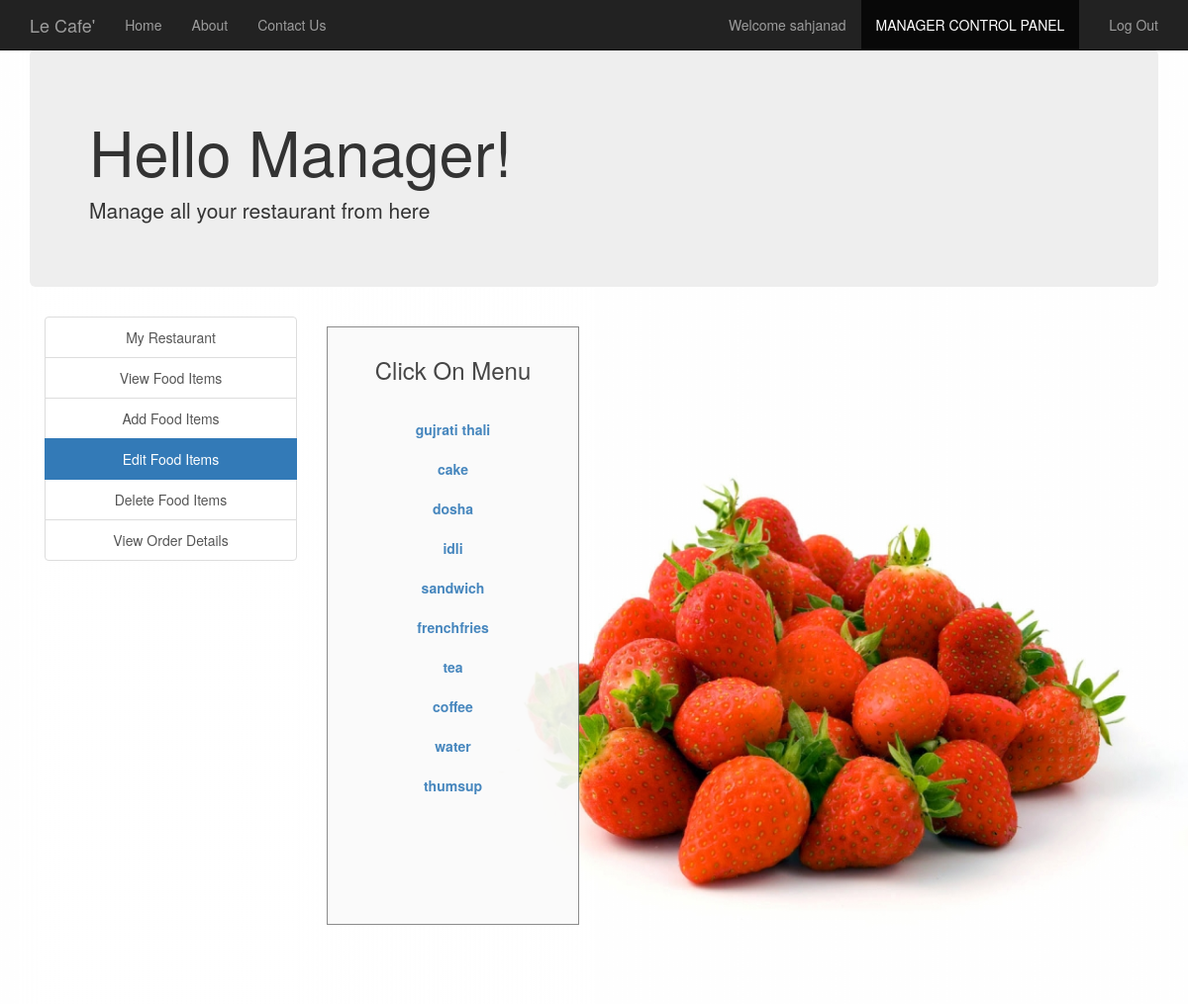
The page /edit_food_items.php (signed in) on the database its author committed.
### tables this page shows
CREATE TABLE IF NOT EXISTS `manager` (
  `username` varchar(30) NOT NULL,
  `fullname` varchar(30) NOT NULL,
  `email` varchar(30) NOT NULL,
  `contact` varchar(30) NOT NULL,
  `address` varchar(50) NOT NULL,
  `password` varchar(30) NOT NULL,
  PRIMARY KEY (`username`)
);

CREATE TABLE IF NOT EXISTS `food` (
  `F_ID` int(30) NOT NULL AUTO_INCREMENT,
  `name` varchar(30) NOT NULL,
  `price` int(30) NOT NULL,
  `description` varchar(200) NOT NULL,
  `R_ID` int(30) NOT NULL,
  `images_path` varchar(200) NOT NULL,
  `options` varchar(10) NOT NULL DEFAULT 'ENABLE',
  PRIMARY KEY (`F_ID`,`R_ID`),
  KEY `R_ID` (`R_ID`)
);

### session_m.php (called while the page is built, shortened)
<?php
$conn = Connect();
$user_check=$_SESSION['login_user1'];
$query = "SELECT username FROM MANAGER WHERE username = '$user_check'";
$ses_sql = mysqli_query($conn, $query);
$row = mysqli_fetch_assoc($ses_sql);
$login_session =$row['username'];
?>

### edit_food_items.php (the view, shortened to what this page needs)
<?php
include('session_m.php');
?>
<!DOCTYPE html>
<html>
  <head>
  </head>
  <link rel="stylesheet" type = "text/css" href ="css/edit_food_items.css">
  <link rel="stylesheet" type = "text/css" href ="css/bootstrap.min.css">
  <body>
    <nav class="navbar navbar-inverse navbar-fixed-top navigation-clean-search" role="navigation">
      <div class="container">
        <div class="navbar-header">
          <a class="navbar-brand" href="index.php">Le Cafe'</a>
        </div>
        <div class="collapse navbar-collapse " id="myNavbar">
          <ul class="nav navbar-nav">
            <li><a href="index.php">Home</a></li>
            <li><a href="aboutus.php">About</a></li>
            <li><a href="contactus.php">Contact Us</a></li>
          </ul>
          <ul class="nav navbar-nav navbar-right">
            <li><a href="#"><span class="glyphicon glyphicon-user"></span> Welcome <?php echo $login_session; ?> </a></li>
            <li class="active"> <a href="managerlogin.php">MANAGER CONTROL PANEL</a></li>
            <li><a href="logout_m.php"><span class="glyphicon glyphicon-log-out"></span> Log Out </a></li>
          </ul>
        </div>
      </div>
    </nav>
<div class="container">
    <div class="jumbotron">
     <h1>Hello Manager! </h1>
     <p>Manage all your restaurant from here</p>
    </div>
    </div>
<div class="container">
    	<div class="col-xs-3" style="text-align: center;">
    	<div class="list-group">
    		<a href="myrestaurant.php" class="list-group-item ">My Restaurant</a>
    		<a href="view_food_items.php" class="list-group-item ">View Food Items</a>
    		<a href="add_food_items.php" class="list-group-item ">Add Food Items</a>
    		<a href="edit_food_items.php" class="list-group-item active">Edit Food Items</a>
    		<a href="delete_food_items.php" class="list-group-item ">Delete Food Items</a>
        <a href="view_order_details.php" class="list-group-item ">View Order Details</a>
    	</div>
    </div>
<div class="col-xs-3">
  <div class="form-area" style="padding: 10px 10px 110px 10px; ">
    <div style="text-align: center;">
      <h3>Click On Menu <br><br></h3>
    </div>
    <?php
    $query = mysqli_query($conn, "SELECT * FROM food f WHERE f.R_ID IN (SELECT r.R_ID FROM RESTAURANTS r WHERE r.M_ID='$user_check') ORDER BY F_ID");
    while ($row = mysqli_fetch_array($query)) {
      ?>
      <div class="list-group" style="text-align: center;">
        <?php
      echo "<b><a href='edit_food_items.php?update= {$row['F_ID']}'>{$row['name']}</a></b>";
        ?>
      </div>
    <?php
    }
    ?>
  </div>
</div>
</div>
  </body>
<br>
</html>

### css/edit_food_items.css (style rules this page uses)
body,html { height: 100%; }
body { padding-top: 50px; background-image: url('headerimg2.jpg'); background-repeat: repeat; background-size: 100%; }
.form-area { background-color: #FAFAFA; padding: 10px 40px 60px; margin: 10px 0px 60px; border: 1px solid GREY; opacity:0.9; }

### rows shown on the page
manager: username "sahjanad"
food: name "gujrati thali"
food: name "cake"
food: name "dosha"
food: name "idli"
food: name "sandwich"
food: name "frenchfries"
food: name "tea"
food: name "coffee"
food: name "water"
food: name "thumsup"
